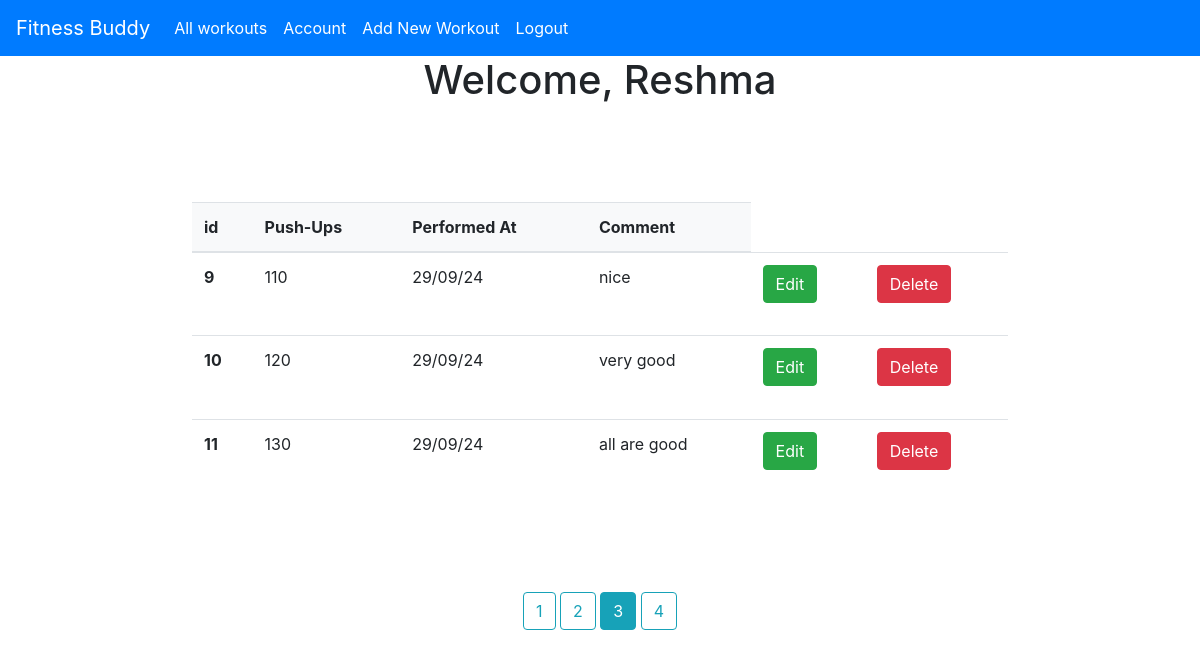
Page /all?page=3 (signed in) on the committed database.
### app/model.py (models this page shows)
class User(db.Model, UserMixin):
    id = db.Column(db.Integer, primary_key=True)
    name = db.Column(db.String(100))
    email = db.Column(db.String(100), unique=True)
    password = db.Column(db.String(100))
    repassword = db.Column(db.String(100))
    workouts = db.relationship('Workout', backref='author', lazy=True)  # Updated 'workout' to 'Workout'

class Workout(db.Model):  # Updated class name to 'Workout' with capital W
    id = db.Column(db.Integer, primary_key=True)
    pushups = db.Column(db.Integer, nullable=False)
    date_posted = db.Column(db.DateTime, nullable=False, default=datetime.utcnow)
    comment = db.Column(db.Text, nullable=False)
    user_id = db.Column(db.Integer, db.ForeignKey('user.id'), nullable=False)

### app/main.py (the view)
@main.route('/all')
@login_required
def user_workouts():
    page = request.args.get('page',1,type=int)
    user = User.query.filter_by(name = current_user.name).first_or_404()
    workouts = Workout.query.filter_by(author=user).paginate(page = page,per_page = 3)
    return render_template('all_workouts.html', workouts = workouts,user=user)

### app/__init__.py (called while the page is built)
def create_app():
    app = Flask(__name__)
    app.config['SECRET_KEY'] = 'secret_key'
    app.config['SQLALCHEMY_DATABASE_URI'] = 'sqlite:///db.sqlite'
    db.init_app(app)
    migrate = Migrate(app, db)
    login_manager = LoginManager()
    login_manager.login_view = 'auth.login'
    login_manager.init_app(app)
    from .model import User, Workout  # Make sure Workout is imported
    from .main import main as main_blueprint
    from .auth import auth as auth_blueprint
    app.register_blueprint(main_blueprint)
    app.register_blueprint(auth_blueprint)
    @login_manager.user_loader
    def load_user(user_id):
        return User.query.get(int(user_id))
    return app

### app/templates/all_workouts.html (shortened to what this page needs)
{% extends "base.html" %}
{% block content %}
<center>
    <h1>Welcome, {{ user.name }}</h1>
</center>
<div style="padding: 90px;">
    <table class="table table-hover"  style="width: 80%; height: 300px; margin: auto; border-collapse: collapse;">
        <thead style="background-color: #f8f9fa;">
          <tr>
            <th scope="col">id</th>
            <th scope="col">Push-Ups</th>
            <th scope="col">Performed At</th>
            <th scope="col">Comment</th>
          </tr>
        </thead>
        <tbody>
            {% for item in workouts %}
          <tr>
            <th scope="row">{{item.id}}</th>
            <td>{{item.pushups}}</td>
            <td>{{ item.date_posted.strftime('%d/%m/%y') }}</td>
            <td>{{item.comment}}</td>
            <td><a href="{{ url_for('main.Edit_workouts', id=item.id) }}" class="btn btn-success">Edit</a></td>
            <td><a href="{{ url_for('main.delete_workout', id=item.id) }}" class="btn btn-danger">Delete</a></td>
          </tr>
          {% endfor %}
        </tbody>
    </table>
</div>
<center>
  {% for page_num in workouts.iter_pages(left_edge = 1,right_edge=1,left_current=1,right_current=1)%}
  {% if page_num %}
  {% if workouts.page == page_num %}
  <a class= "btn btn-info mb-4"
  href= "{{ url_for('main.user_workouts', page= page_num) }}"
  >{{page_num}}</a>
  {% else %}
  <a class= "btn btn-outline-info mb-4"
  href= "{{ url_for('main.user_workouts', page= page_num) }}"
  >{{page_num}}</a>
  {% endif %} {% else %} .... {% endif %} {% endfor %}
 </center>
{% endblock %}

### rows in the picture
User: name "Reshma"
Workout: id "9", pushups "110", date_posted "29/09/24", comment "nice"
Workout: id "10", pushups "120", date_posted "29/09/24", comment "very good"
Workout: id "11", pushups "130", date_posted "29/09/24", comment "all are good"

### other values in the picture
{{ page_num }} "1" "2" "4"
{{ page_num }} "3"
